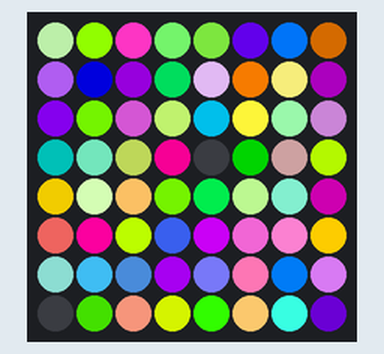
Simulated run of this program. Board: Raspberry Pi (BCM pin numbers) with a Sense HAT. Parts: the Sense HAT's 8×8 RGB LED matrix. Random numbers come from a fixed seed. At 0.0 s the program stops and its outputs stay as they are.

Above: at 0.1 s.

The program:

colors.py
```python
from sense_hat import SenseHat
from random import randint
sense= SenseHat()
sense.clear()
red=randint(0,255)
green=randint(0,255)
blue=randint(0,255)
startColor=(red,green,blue)
colorArray = []
def setup():
	for x in range(0,64):
		colorArray.append((0,0,0))
def spiralColor(width,height,startColor):
	x = width
	y = height
	pos = 36
	colorArray[pos]=startColor
	count = 63
	while True:
		count -=1
		if(colorArray[pos+1] == (0,0,0)):
			pos = pos+9
		if(count == 0):
			break


def coloring(color,position):
	global red,green,blue
	if(position>=0 and position<=63):
		if(colorArray[position]==(0,0,0)):
			colorArray[position]=color
		percentDiff=100
		while(percentDiff>90):
			r=randint(0,255)
			g=randint(0,255)
			b=randint(0,255)
			average = ((r+g+b)+(red+green+blue))/2
			diff = (r+g+b)-(red+green+blue)
			percentDiff = diff/average
		red=r
		green = g
		blue = b
		coloring((red,green,blue),position-1)
	else:
		return
setup()
coloring((red,green,blue),63)
sense.set_pixels(colorArray)
#while True:
#	sense.set_pixels(colorArray)
	#for event in sense.stick.get_events():
		#if(event.action=="pressed" and event.direction=="middle"):
		#	sense.clear()
		#	coloring((randint(0,255),randint(0,255),randint(0,255)),63)
```
